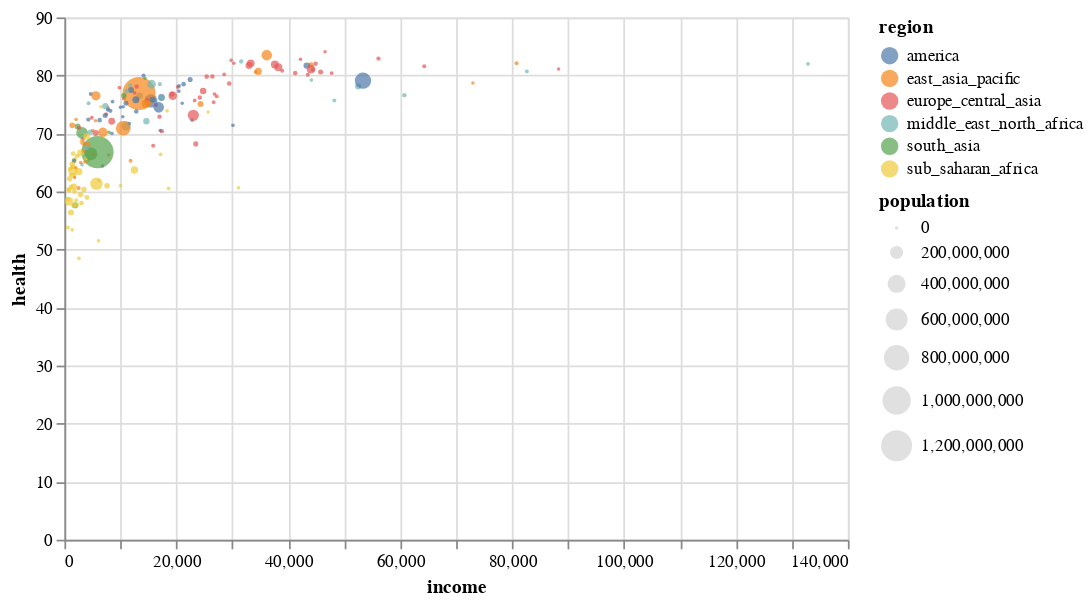

The code cell stored with this chart in its notebook:
### Code cell
selection = alt.selection_interval()

alt.Chart(df).mark_circle().add_params(
    selection
).encode(
    x = alt.X("income:Q"),
    y = alt.Y("health:Q"),
    size = alt.Size("population:Q"),
    color = alt.condition(selection, "region:N", alt.value("lightgray"))
).properties(width=450)

### Figure 1 — Vega-Lite specification as saved in the notebook (floating-point values rounded to 4 significant figures; data arrays with more than 128 entries replaced by an {"elided": "..."} marker saying what was removed)
{"config": {"view": {"continuousWidth": 300, "continuousHeight": 300}}, "data": {"name": "data-0cccb53798da4802be2d0e8a4b32b4c1"}, "mark": {"type": "circle"}, "encoding": {"color": {"condition": {"param": "param_3", "field": "region", "type": "nominal"}, "value": "lightgray"}, "size": {"field": "population", "type": "quantitative"}, "x": {"field": "income", "type": "quantitative"}, "y": {"field": "health", "type": "quantitative"}}, "params": [{"name": "param_3", "select": {"type": "interval"}}], "width": 450, "$schema": "https://vega.github.io/schema/vega-lite/v5.20.1.json", "datasets": {"data-0cccb53798da4802be2d0e8a4b32b4c1": {"elided": "187 records"}}}
